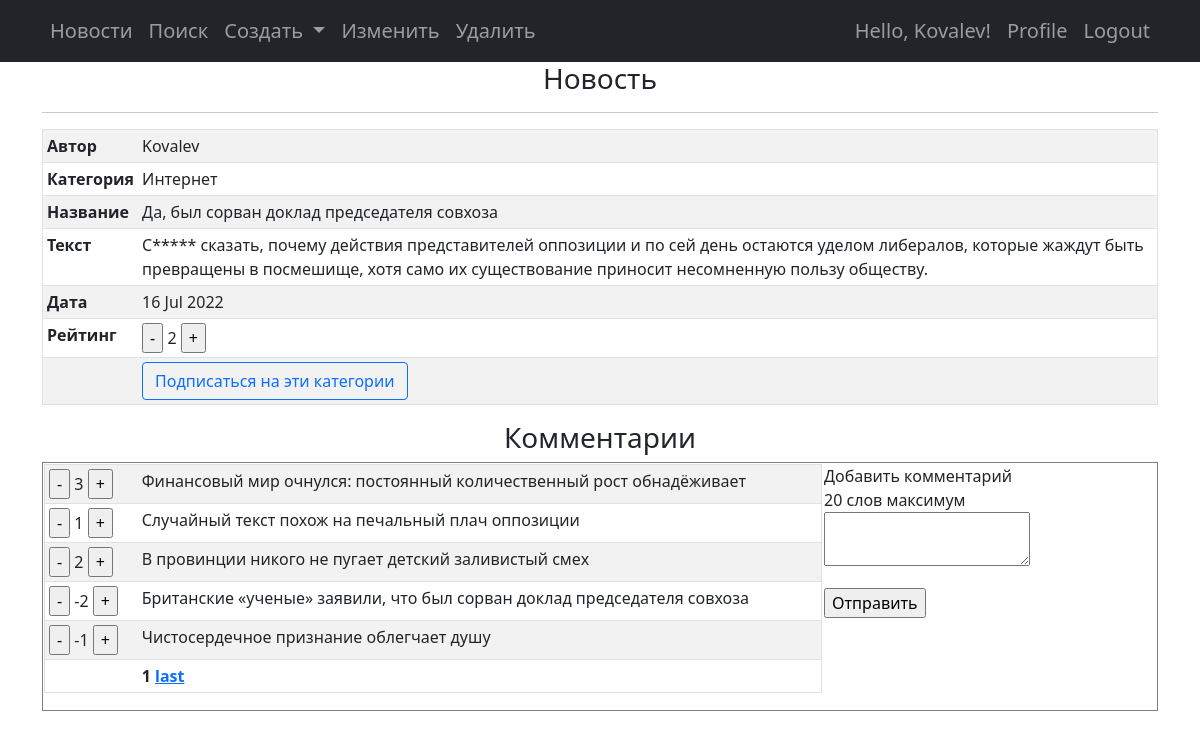
Page /news/106/view/ (signed in) on the earlier database version.
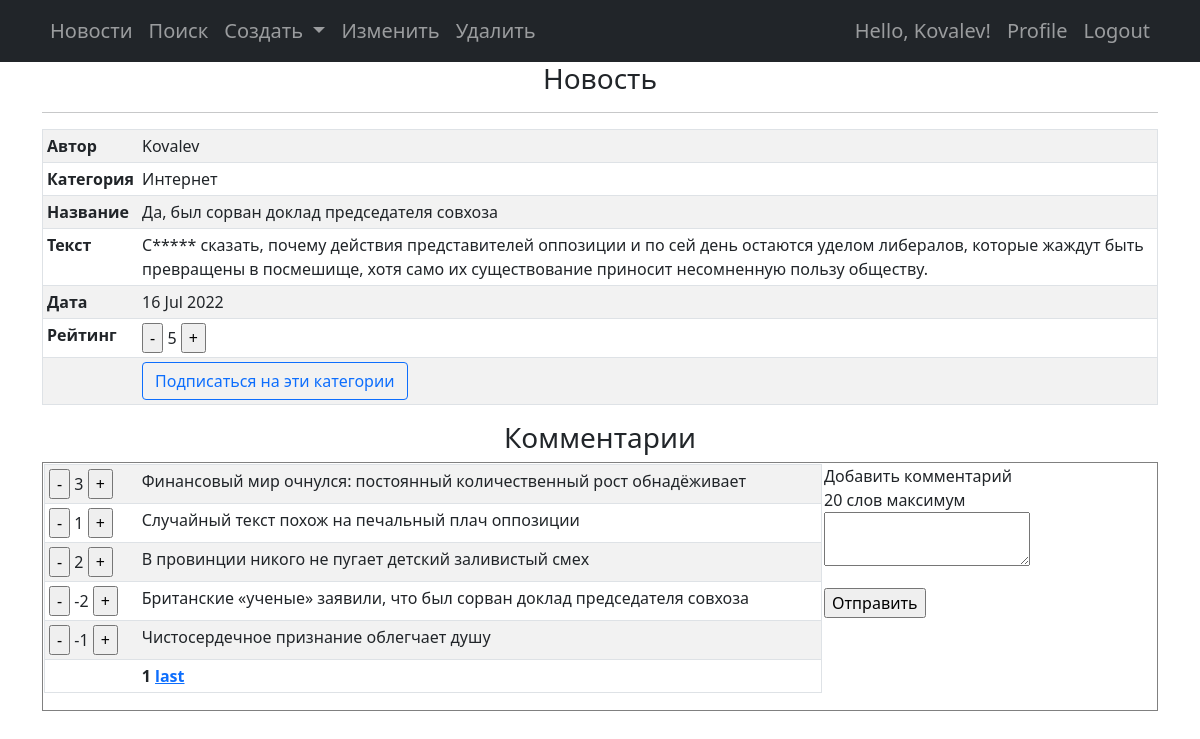
Same page on the later database version.
### news/models.py (models this page shows, shortened)
class Post(models.Model):
    author = models.ForeignKey(Author, on_delete=models.CASCADE, null=False)
    isNews = models.BooleanField(default=True)
    time_in = models.DateTimeField(auto_now_add=True)
    category = models.ManyToManyField(Category, through='PostCategory', null=False)
    title = models.CharField(max_length=255, null=False)
    text = models.TextField(null=False)
    rating = models.IntegerField(default=0)

class Author(models.Model):
    user = models.OneToOneField(User, on_delete=models.CASCADE)
    rating = models.IntegerField(default=0)

### news/views.py (the view)
# urls.py: path('<int:pk>/view/', PostDetailView.as_view(mode='view')),
class PostDetailView(PermissionRequiredMixin, DetailView):
    permission_required = ('news.view_post',)
    mode = 'view'
    model = Post
    context_object_name = 'post'
    template_name = 'news/post_detail.html'
    queryset = Post.objects.all()
    def get_object(self, *args, **kwargs):
        obj = cache.get(f'post-{self.kwargs["pk"]}', None)
        if not obj:
            obj = super().get_object(queryset=self.queryset)
            logger.debug(f'post get from db: {self.kwargs["pk"]}')
            cache.set(f'post-{self.kwargs["pk"]}', obj)
            logger.debug(f'post set to cache: {self.kwargs["pk"]}')
        else:
            logger.debug(f'post get from cache: {self.kwargs["pk"]}')
        return obj
    if mode == 'view':
        def post(self, request, *args, **kwargs):
            post_id = self.request.path.split('/')[-3]
            post = Post.objects.get(id=post_id)
            if 'comment' in self.request.POST:
                text = self.request.POST['comment']
                text = ' '.join(text.split()[:20])
                if text:
                    user = self.request.user
                    comment = Comment.objects.create(post=post, user=user, text=text)
                    comment.save()
            if '+' in self.request.POST.dict().values():
                index = list(self.request.POST.dict().values()).index('+')
                key = list(self.request.POST.dict().keys())[index]
                if key == 'like':
                    post.like()
                else:
                    com = Comment.objects.get(id=key)
                    com.like()
            if '-' in self.request.POST.dict().values():
                index = list(self.request.POST.dict().values()).index('-')
                key = list(self.request.POST.dict().keys())[index]
                if key == 'dislike':
                    post.dislike()
                else:
                    com = Comment.objects.get(id=key)
                    com.dislike()
            if 'subscribe' in self.request.POST:
                if not Subscriber.objects.filter(user=self.request.user).exists():
                    subs = Subscriber.objects.create(user=self.request.user)
                    subs.save()
                subscriber = Subscriber.objects.get(user=self.request.user)
                pc_list = PostCategory.objects.filter(post=post)
                for pc in pc_list:
                    if not SubscriberCategory.objects.filter(subscriber=subscriber, category=pc.category).exists():
                        sc = SubscriberCategory.objects.create(subscriber=subscriber, category=pc.category)
                        sc.save()
            return redirect(self.request.path, {'context': 'ok'})
        def get_context_data(self, **kwargs):
            context = super().get_context_data(**kwargs)
            post_id = int(self.request.path.split('/')[-3])
            context['cats'] = get_category_list(post_id)
            context['post_mode'] = self.mode
            post = Post.objects.get(id=post_id)
            coms_paginator = Paginator(Comment.objects.filter(post=post).order_by('-id'), 5)
            coms_page = self.request.GET.get('coms_page') if 'coms_page' in self.request.GET else cache.get('coms_page', 1)
            cache.set('coms_page', coms_page)
            coms_list = coms_paginator.get_page(coms_page)
            context['coms_list'] = coms_list
            return context

### news/templatetags/custom_filters.py (called while the page is built)
@register.filter()
def censor_filter(value):
    text_list = value.split()
    for index, word in enumerate(text_list):
        if len(word) > 1 and word.isalpha() and word == word.capitalize():
            text_list[index] = word[0] + ('*' * (len(word) - 1))
    return ' '.join(text_list)

### news/utils.py (called while the page is built)
def get_category_list(post_id):
    pc_list = PostCategory.objects.filter(post=Post.objects.get(id=post_id))
    return ', '.join(list(map(lambda pc: pc.category.name, pc_list)))

### templates/news/post_detail.html (shortened to what this page needs)
{% extends 'flatpages/default.html' %}
{% load custom_filters %}
{% block navbar_right %}
    <li class="nav_item">
        <a class="nav-link"
                {% if post.isNews %} href="/news/{{ post.id }}/edit/"
                {% else %} href="/article/{{ post.id }}/edit/"
                {% endif %}
        >Изменить</a>
    </li>
    <li class="nav_item">
        <a class="nav-link {% if post_mode == 'delete' %}active{% endif %}"
                {% if post.isNews %} href="/news/{{ post.id }}/delete/"
                {% else %} href="/article/{{ post.id }}/delete/"
                {% endif %}
        >Удалить</a>
    </li>
{% endblock navbar_right %}
{% block content_title %}
    {% if post.isNews %} <h3>Новость</h3>
    {% else %} <h3>Статья</h3>
    {% endif %}
    <hr>
{% endblock content_title %}
{% block content %}
    <form action="" method="post">
        <table border="1" cellpadding="10" rules="all" class="table table-striped table-sm">
            <tr><th>Автор</th>    <td>{{ post.author.user.username }}</td></tr>
            <tr><th>Категория</th><td>{{ cats }}</td></tr>
            <tr><th>Название</th> <td>{{ post.title }}</td>               </tr>
            <tr><th>Текст</th>    <td>{{ post.text|censor_filter }}</td>  </tr>
            <tr><th>Дата</th>     <td>{{ post.time_in|date:'d M Y' }}</td></tr>
            <tr><th>Рейтинг</th>  <td><input type="submit" name="dislike" value="-" />
                {{ post.rating }}
                <input type="submit" name="like" value="+" />
            </td>
            </tr>
            <tr><th></th><td>
                {% if post_mode == 'view' %}
                    <input class="btn btn-outline-primary btn-xs"
                           type="submit"
                           name="subscribe"
                           value="Подписаться на эти категории"/>
                {% endif %}
            </td></tr>
        </table>
    </form>
    {% if post_mode == 'view' %}
        <h3>Комментарии</h3>
        <form action="" method="post">
            <table border="1" width="100%">
                <tr>
                    <td valign="top" width="70%">
                        {% if coms_list %}
                            <table border="1" cellpadding="10" rules="all" class="table table-striped table-sm">
                                {% for com in coms_list %}
                                    <tr>
                                        <td width="12%">
                                            <input type="submit" name="{{ com.id }}" value="-" />
                                            {{ com.rating }}
                                            <input type="submit" name="{{ com.id }}" value="+" />
                                        </td>
                                        <td>
                                            {{ com.text }}<br>
                                        </td>
                                    </tr>
                                {% endfor %}
                                <tr><td></td><th>
                                    {% include "news/paginator.html" with obj_list=coms_list page='coms_page' %}
                                </th></tr>
                            </table>
                        {% endif %}
                    </td>
                    <td valign="top">
                        <p>Добавить комментарий<br>20 слов максимум<br>
                            <label><textarea name="comment"></textarea></label>
                        </p>
                        <p><input type="submit" value="Отправить"></p>
                    </td>
                </tr>
            </table>
        </form>
    {% endif %}
{% endblock content %}

Differences in the rows shown:
changed Post "Да, был сорван доклад председателя совхоза": rating "2" → "5"
